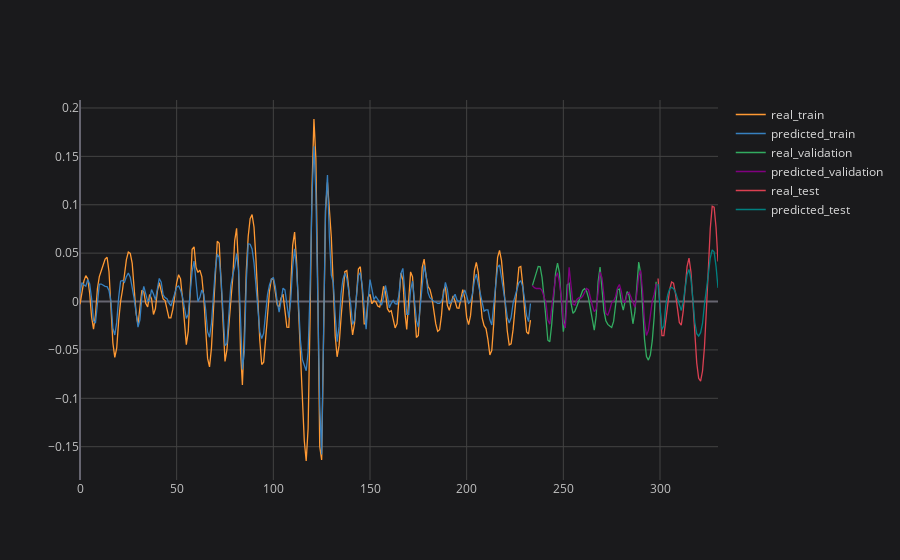

Notebook source saved alongside this figure:
### Code cell
# plotting partial result
plot_ticker = 'VALE3'
plot_feature = target_feature
plot_imf = 'IMF2'

concatenated_results[plot_ticker][plot_feature][plot_imf].iplot(title=f'{plot_ticker} {plot_feature} {plot_imf}', asFigure=True, layout=space)

### Figure 1 — Plotly figure (JSON) as saved in the notebook; plotly's stock layout.template omitted (floating-point values rounded to 4 significant figures; data arrays with more than 128 entries replaced by an {"elided": "..."} marker saying what was removed)
{"data": [{"line": {"color": "rgba(255, 153, 51, 1.0)", "dash": "solid", "shape": "linear", "width": 1.3}, "mode": "lines", "name": "real_train", "text": "", "type": "scatter", "x": {"elided": "331 float values"}, "y": {"elided": "331 mixed values"}}, {"line": {"color": "rgba(55, 128, 191, 1.0)", "dash": "solid", "shape": "linear", "width": 1.3}, "mode": "lines", "name": "predicted_train", "text": "", "type": "scatter", "x": {"elided": "331 float values"}, "y": {"elided": "331 mixed values"}}, {"line": {"color": "rgba(50, 171, 96, 1.0)", "dash": "solid", "shape": "linear", "width": 1.3}, "mode": "lines", "name": "real_validation", "text": "", "type": "scatter", "x": {"elided": "331 float values"}, "y": {"elided": "331 mixed values"}}, {"line": {"color": "rgba(128, 0, 128, 1.0)", "dash": "solid", "shape": "linear", "width": 1.3}, "mode": "lines", "name": "predicted_validation", "text": "", "type": "scatter", "x": {"elided": "331 float values"}, "y": {"elided": "331 mixed values"}}, {"line": {"color": "rgba(219, 64, 82, 1.0)", "dash": "solid", "shape": "linear", "width": 1.3}, "mode": "lines", "name": "real_test", "text": "", "type": "scatter", "x": {"elided": "331 float values"}, "y": {"elided": "331 mixed values"}}, {"line": {"color": "rgba(0, 128, 128, 1.0)", "dash": "solid", "shape": "linear", "width": 1.3}, "mode": "lines", "name": "predicted_test", "text": "", "type": "scatter", "x": {"elided": "331 float values"}, "y": {"elided": "331 mixed values"}}], "layout": {"legend": {"bgcolor": "#1A1A1C", "font": {"color": "#D9D9D9", "size": 12}}, "paper_bgcolor": "#1A1A1C", "plot_bgcolor": "#1A1A1C", "title": {"font": {"color": "#D9D9D9"}, "x": 0.5}, "xaxis": {"gridcolor": "#434343", "showgrid": true, "tickfont": {"color": "#C2C2C2", "size": 12}, "title": {"font": {"color": "#D9D9D9"}}, "zerolinecolor": "#666570"}, "yaxis": {"gridcolor": "#434343", "showgrid": true, "tickfont": {"color": "#C2C2C2", "size": 12}, "title": {"font": {"color": "#D9D9D9"}}, "zerolinecolor": "#666570"}}}
